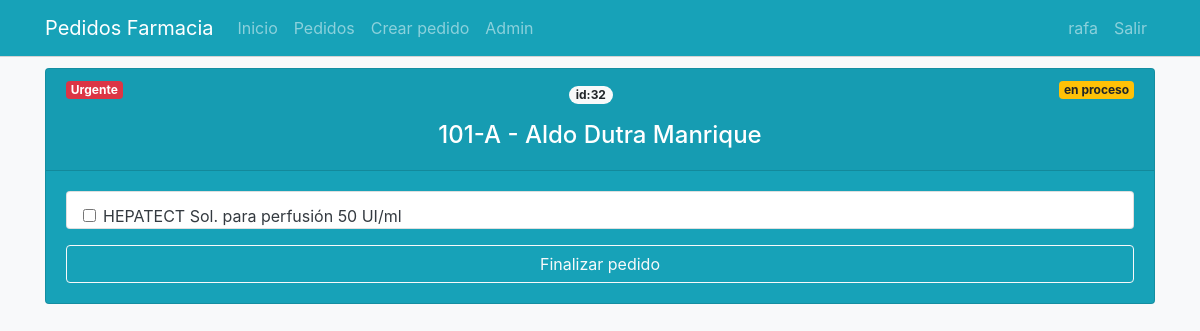
/pedidos/procesar/32/ (signed in), run on the app's committed database.
### pedidos/models.py (models this page shows, shortened)
class Pedidos(models.Model):
    paciente = models.CharField(verbose_name="Paciente", max_length=200)
    cama = models.CharField(verbose_name="Cama", max_length=100)
    insumos = models.TextField(verbose_name="Insumos")
    solicitante = models.CharField(verbose_name="Solicitante", max_length=200)
    procesante = models.CharField(verbose_name="Procesante", max_length=200, blank=True)
    retirante = models.CharField(verbose_name="Retirante", max_length=200, blank=True)
    urgencia = models.CharField(verbose_name="Urgencia", max_length=100)
    estado = models.CharField(verbose_name="Estado", max_length=100, default='pendiente')
    id_modificado = models.CharField(verbose_name="modificado", max_length=50, default='no')
    created = models.DateTimeField(auto_now_add=True, verbose_name="Fecha de creación")
    updated = models.DateTimeField(auto_now=True, verbose_name="Fecha de edición")
    fecha_procesamiento = models.CharField(verbose_name="Fecha de procesamiento", max_length=100, blank=True, default='0000')
    fecha_despachable = models.CharField(verbose_name="Fecha despachable", max_length=100, blank=True, default='0000')
    fecha_despacho = models.CharField(verbose_name="Fecha de despacho", max_length=100, blank=True, default='0000')
    class Meta:
        verbose_name = "pedido"
        verbose_name_plural = "pedidos"
        ordering = ['-urgencia', 'created']
    def insumos_as_list(self):
        return self.insumos.split(';')

### pedidos/views.py (the view, shortened to what this page needs)
# urls.py: path('procesar/<int:pk>/', PedidosUpdate.as_view(), name='procesar'),
class PedidosUpdate(UpdateView):
    model = Pedidos
    fields = ['estado','fecha_procesamiento','fecha_despachable']
    template_name_suffix = '_update_form'
    def dispatch(self, request, *args, **kwargs):
        if request.user.is_authenticated:
            if 'farmacia' in request.user.groups.values_list('name', flat=True):
                return super(PedidosUpdate, self).dispatch(request, *args, **kwargs)
            else:
                return redirect(reverse_lazy('home') + '?solo_para_usuarios_de_farmacia')
        else:
            return redirect(reverse_lazy('login') + '?debe_autentificarse_para_poder_acceder')

### pedidos/templates/pedidos/pedidos_update_form.html (shortened to what this page needs)
{% extends 'core/base.html' %}
{% load static %}
{% block content %}
<main role="main">
  <div class="container">
    <div class="card text-white bg-info mb-5 shadow-lg" >
      <div class="card-header">
        {% if pedidos.urgencia == 'no urgente' %}
          <span class="badge badge-success float-left">Rutina</span>
        {% elif pedidos.urgencia == 'urgente' %}
          <span class="badge badge-danger float-left">Urgente</span>
        {% else %}
          <span class="badge badge-warning float-left">Modificado</span>
        {% endif %}
          <span class="badge badge-warning float-right">en proceso</span>
        <p class="text-center"><span class="badge badge-pill badge-light">id:{{pedidos.id}}</span></p>
        <h4 class="text-center mt-3">{{pedidos.cama}} - {{pedidos.paciente}}</h4>
      </div>
      <form action="" method="post" onsubmit="return seteos_despachable_onsubmit()">{% csrf_token %}
        <div class="card-body">
          <ul class="list-group text-dark mb-3">
            {% for insumo in pedidos.insumos_as_list %}
              <li class="list-group-item pb-0">
                <div class="form-check pl-3 py-0">
                  <input type="checkbox" class="form-check-input" id="{{forloop.counter}}--{{insumo|slugify}}" required>
                  <label class="form-check-label" for="{{forloop.counter}}--{{insumo|slugify}}">{{insumo}}</label>
                </div>
              </li>
            {% endfor %}
          </ul>
          <div class="text-center">
            <input type="submit" class="btn btn-block btn-outline-light" value="Finalizar pedido" />
          </div>
        </div>
      </form>
    </div>
  </div>
</main>
{% endblock %}

### core/templates/core/base.html (shortened to what this page needs)
<!DOCTYPE html>
<html lang="es">
  <head>
    {% load static %}
    <link href="{% static 'core/vendor/bootstrap/css/bootstrap.min.css' %}" rel="stylesheet">
    <link href="{% static 'core/vendor/font-awesome/css/font-awesome.min.css' %}" rel="stylesheet" type="text/css">
    <link href="{% static 'core/css/main.css' %}" rel="stylesheet">
  </head>
  <body>
    <body class="bg-light pt-5">
      <nav class="navbar navbar-expand-lg navbar-dark bg-info fixed-top" style="border-bottom: solid lightgrey 1px;">
        <div class="container">
          <a class="navbar-brand" href="{% url 'home' %}">Pedidos Farmacia</a>
          <div class="collapse navbar-collapse" id="ned">
            <ul class="navbar-nav mr-auto">
              <li class="nav-item">
                <a class="nav-link" href="{% url 'home' %}">Inicio</a>
              </li>
              {% if request.user.is_authenticated %}
              <li class="nav-item">
                <a class="nav-link" href="{% url 'pedidos:pedidos' %}">Pedidos</a>
              </li>
              {% endif %}
              {% if 'pedidos.add_pedidos' in request.user.get_group_permissions %}
                <li class="nav-item">
                  <a class="nav-link" href="{% url 'pedidos:crear' %}">Crear pedido</a>
                </li>
              {% endif %}
              {% if request.user.is_authenticated %}
              <li class="nav-item">
                <a class="nav-link" href="/admin/">Admin</a>
              </li>
              {% endif %}
            </ul>
            <ul class="navbar-nav">
              {% if not request.user.is_authenticated %}
                <li class="nav-item">
                  <a class="nav-link" href="{% url 'login' %}">Acceder</a>
                </li>
              {% else %}
                <li class="nav-item">
                  <a href="#" class="nav-link">{{request.user}}</a>
                </li>
                <li class="nav-item">
                  <a class="nav-link" href="{% url 'logout' %}">Salir</a>
                </li>
              {% endif %}
            </ul>
          </div>
        </div>
      </nav>
      {% block content %}{% endblock %}
  </body>
</html>

### core/static/core/css/main.css (style rules this page uses)
main { padding-top: 20px; }
:root { --jumbotron-padding-y: 3rem; }

### data on the page
Pedidos: id "32", cama "101-A", paciente "Aldo Dutra Manrique", insumos_as_list "HEPATECT Sol. para perfusión 50 UI/ml"

### other printed values
{{ request.user }} "rafa"
